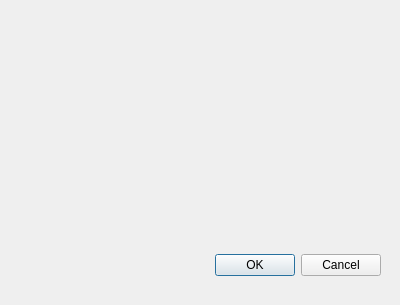
<?xml version="1.0" encoding="UTF-8"?>
<ui version="4.0">
 <class>Settings</class>
 <widget class="QDialog" name="Settings">
  <property name="geometry">
   <rect>
    <x>0</x>
    <y>0</y>
    <width>400</width>
    <height>305</height>
   </rect>
  </property>
  <property name="windowTitle">
   <string>Dialog</string>
  </property>
  <widget class="QDialogButtonBox" name="buttonBox">
   <property name="geometry">
    <rect>
     <x>180</x>
     <y>250</y>
     <width>201</width>
     <height>31</height>
    </rect>
   </property>
   <property name="orientation">
    <enum>Qt::Horizontal</enum>
   </property>
   <property name="standardButtons">
    <set>QDialogButtonBox::Cancel|QDialogButtonBox::Ok</set>
   </property>
  </widget>
 </widget>
 <resources/>
 <connections>
  <connection>
   <sender>buttonBox</sender>
   <signal>rejected()</signal>
   <receiver>Settings</receiver>
   <slot>reject()</slot>
   <hints>
    <hint type="sourcelabel">
     <x>316</x>
     <y>260</y>
    </hint>
    <hint type="destinationlabel">
     <x>286</x>
     <y>274</y>
    </hint>
   </hints>
  </connection>
  <connection>
   <sender>buttonBox</sender>
   <signal>accepted()</signal>
   <receiver>Settings</receiver>
   <slot>accept()</slot>
   <hints>
    <hint type="sourcelabel">
     <x>248</x>
     <y>254</y>
    </hint>
    <hint type="destinationlabel">
     <x>157</x>
     <y>274</y>
    </hint>
   </hints>
  </connection>
 </connections>
</ui>
